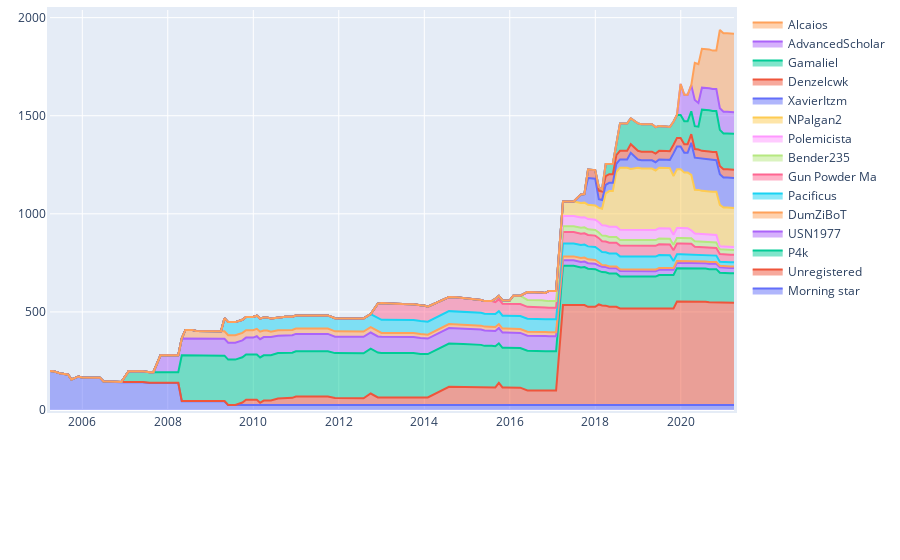

This figure's notebook cell:
### Markdown cell above
<span style="color: #626262"> Try yourself! This is what will happen when you click 'Load Actions' button: </span>

### Code cell
%%script false --no-raise-error

### IMPORTANT NOTE: COMMENT THE ABOVE LINE TO EXECUTE THE CELL ###

### ------------------------------------------------------------------------------- ###
### TRY YOURSELF! THIS IS WHAT WILL HAPPEN WHEN YOU CLICK 'Get Editors Info' BUTTON ###
### ------------------------------------------------------------------------------- ###

## Create a TokensOwnedListener instance, more details can be found in             ##
## https://github.com/gesiscss/wikiwho_demo_new/blob/master/visualization/tokens_listener.py ##
owned_listener = TokensOwnedListener(total_actions, token_sources, lng=abbreviation(languageSelection.value))

## Visualization, core visual code lies in TokensOwnedListener, then the interact function     ##
## makes it interactive, mode details see:                                                 ##
## https://github.com/gesiscss/wikiwho_demo/blob/master/visualization/tokens_listener.py  ##

# This is the page you used
print('The page that is being used:', the_page['title'], f'({abbreviation(languageSelection.value).upper()})')

# Visualization: parameters
begin_date = date(2005, 3, 22)
end_date = date(2021, 2, 26)
frequency = 'Monthly' # "Monthly", "Weekly", "Daily"
stopwords = 'Not included'

# Visualization: the stacked area plot
owned_listener.listen(
    _range1 = begin_date,
    _range2 = end_date,
    granularity = frequency,
    stopwords = stopwords
)
